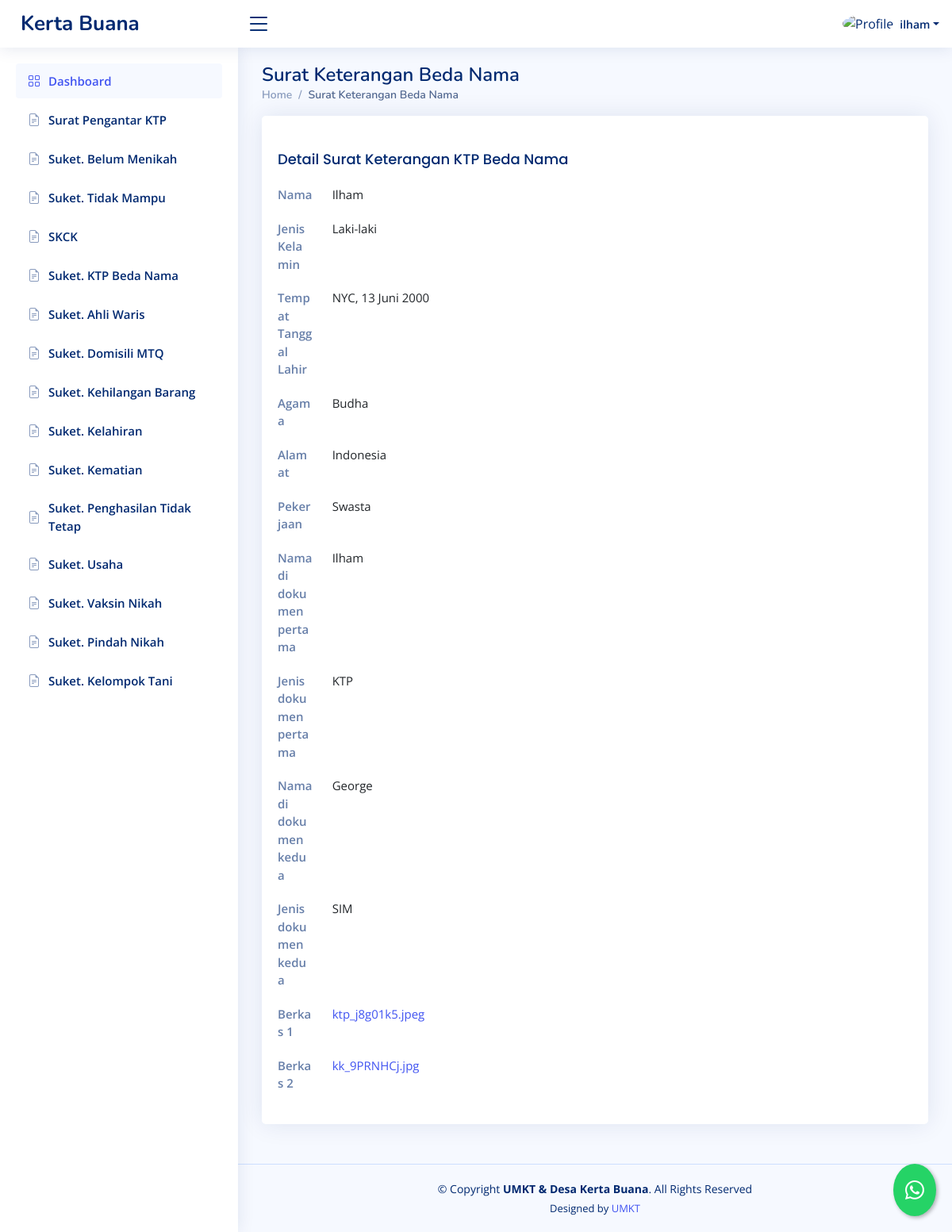
The page /dashboard/suket-ktp-beda-nama/detail/3 (signed in) on the database its author committed.
### dashboard/models.py (models this page shows, shortened)
class SuketKTPBedaNama(models.Model):
    STATUS_CHOICES = [
        ('review', 'Proses Review'),
        ('approved', 'Disetujui'),
        ('rejected', 'Ditolak'),
    ]
    penulis = models.ForeignKey(User, on_delete=models.CASCADE, blank=True, null=True)
    nama = models.CharField(max_length=255)
    jenis_kelamin = models.CharField(max_length=255)
    ttl = models.CharField(max_length=255)
    agama = models.CharField(max_length=255)
    alamat = models.CharField(max_length=255)
    pekerjaan = models.CharField(max_length=255)
    namadokumen1=models.CharField(max_length=255, blank=True, null=True)
    dokumen1=models.CharField(max_length=255, blank=True, null=True)
    namadokumen2=models.CharField(max_length=255, blank=True, null=True)
    dokumen2=models.CharField(max_length=255, blank=True, null=True)
    berkas1 = models.URLField(blank=True, null=True)
    berkas2 = models.URLField(blank=True, null=True)
    date = models.DateTimeField(default=timezone.now, blank=True)
    status = models.CharField(max_length=20, choices=STATUS_CHOICES, default='review')

### dashboard/views.py (the view)
# urls.py: path("suket-ktp-beda-nama/detail/<int:id>", detail_suketktpbedanama, name="detail_suketktpbedanama"),
@login_required
def detail_suketktpbedanama(request, id):
    template_name = "backend/detail_suketktpbedanama.html"  # Template untuk halaman detail
    suket = get_object_or_404(SuketKTPBedaNama, id=id)
    context = {
        'suket': suket,
    }
    return render(request, template_name, context)

### templates/backend/detail_suketktpbedanama.html
{% extends "backend/base_ui.html" %} {% load static %} {% load custom_filters %}
{% block konten %}
<div class="pagetitle">
  <h1>Surat Keterangan Beda Nama</h1>
  <nav>
    <ol class="breadcrumb">
      <li class="breadcrumb-item"><a href="{% url 'dashboard' %}">Home</a></li>
      <li class="breadcrumb-item active">Surat Keterangan Beda Nama</li>
    </ol>
  </nav>
</div>
<section class="section profile">
  <div class="row">
    <div class="col-xl-12">
      <div class="card">
        <div class="card-body pt-3">
          <div class="tab-content pt-2">
            <div
              class="tab-pane fade show active profile-overview"
              id="profile-overview"
            >
              <h5 class="card-title">Detail Surat Keterangan KTP Beda Nama</h5>
              <div class="row">
                <div class="col-lg-1 col-md-3 label">Nama</div>
                <div class="col-lg-10 col-md-9">{{ suket.nama }}</div>
              </div>
              <div class="row">
                <div class="col-lg-1 col-md-3 label">Jenis Kelamin</div>
                <div class="col-lg-10 col-md-9">{{ suket.jenis_kelamin }}</div>
              </div>
              <div class="row">
                <div class="col-lg-1 col-md-3 label">Tempat Tanggal Lahir</div>
                <div class="col-lg-10 col-md-9">{{ suket.ttl }}</div>
              </div>
              <div class="row">
                <div class="col-lg-1 col-md-3 label">Agama</div>
                <div class="col-lg-10 col-md-9">{{ suket.agama }}</div>
              </div>
              <div class="row">
                <div class="col-lg-1 col-md-3 label">Alamat</div>
                <div class="col-lg-10 col-md-9">{{ suket.alamat }}</div>
              </div>
              <div class="row">
                <div class="col-lg-1 col-md-3 label">Pekerjaan</div>
                <div class="col-lg-10 col-md-9">{{ suket.pekerjaan }}</div>
              </div>
              <div class="row">
                <div class="col-lg-1 col-md-3 label">Nama di dokumen pertama</div>
                <div class="col-lg-10 col-md-9">{{ suket.namadokumen1 }}</div>
              </div>
              <div class="row">
                <div class="col-lg-1 col-md-3 label">Jenis dokumen pertama</div>
                <div class="col-lg-10 col-md-9">{{ suket.dokumen1 }}</div>
              </div>
              <div class="row">
                <div class="col-lg-1 col-md-3 label">Nama di dokumen kedua</div>
                <div class="col-lg-10 col-md-9">{{ suket.namadokumen2 }}</div>
              </div>
              <div class="row">
                <div class="col-lg-1 col-md-3 label">Jenis dokumen kedua</div>
                <div class="col-lg-10 col-md-9">{{ suket.dokumen2 }}</div>
              </div>
              <div class="row">
                <div class="col-lg-1 col-md-3 label">Berkas 1</div>
                <div class="col-lg-10 col-md-9">
                  <a href="{{ suket.berkas1 }}">
                    {{ suket.berkas1|filename }}</a
                  >
                </div>
              </div>
              <div class="row">
                <div class="col-lg-1 col-md-3 label">Berkas 2</div>
                <div class="col-lg-10 col-md-9">
                  <a href="{{ suket.berkas2 }}">
                    {{ suket.berkas2|filename }}</a
                  >
                </div>
              </div>
            </div>
          </div>
        </div>
      </div>
    </div>
  </div>
</section>
{% endblock konten %}

### templates/backend/base_ui.html (shortened to what this page needs)
{% load static %}
<!DOCTYPE html>
<html lang="en">
  <head>
    <link
      href="{% static 'backend/vendor/bootstrap/css/bootstrap.min.css'%}"
      rel="stylesheet"
    />
    <link
      href="{% static 'backend/vendor/bootstrap-icons/bootstrap-icons.css'%}"
      rel="stylesheet"
    />
    <link
      href="{% static 'backend/vendor/boxicons/css/boxicons.min.css'%}"
      rel="stylesheet"
    />
    <link
      href="{% static 'backend/vendor/quill/quill.snow.css'%}"
      rel="stylesheet"
    />
    <link
      href="{% static 'backend/vendor/quill/quill.bubble.css'%}"
      rel="stylesheet"
    />
    <link
      href="{% static 'backend/vendor/remixicon/remixicon.css'%}"
      rel="stylesheet"
    />
    <link
      href="{% static 'backend/vendor/simple-datatables/style.css'%}"
      rel="stylesheet"
    />
    <link href="{% static 'backend/css/style.css'%}" rel="stylesheet" />
  </head>
  <body>
    <header id="header" class="header fixed-top d-flex align-items-center">
      <div class="d-flex align-items-center justify-content-between">
        <a href="{% url 'welcome'%}" class="logo d-flex align-items-center">
          <span class="d-none d-lg-block">Kerta Buana</span>
        </a>
        <i class="bi bi-list toggle-sidebar-btn"></i>
      </div>
      <nav class="header-nav ms-auto">
        <ul class="d-flex align-items-center">
          <li class="nav-item dropdown pe-3">
            <a
              class="nav-link nav-profile d-flex align-items-center pe-0"
              href="#"
              data-bs-toggle="dropdown"
            >
              {% if user.is_superuser %}
              <img
                src="{% static 'backend/img/orang.png'%}"
                alt="Profile"
                class="rounded-circle"
              />
              {% else %}
              <img
                src="{% static 'backend/img/family.png'%}"
                alt="Profile"
                class="rounded-circle"
              />
              {% endif %}
              <span class="d-none d-md-block dropdown-toggle ps-2"
                >{{request.user.username}}</span
              > </a
            >
          </li>
        </ul>
      </nav>
    </header>
    <aside id="sidebar" class="sidebar">
      <ul class="sidebar-nav" id="sidebar-nav">
        <li class="nav-item">
          <a class="nav-link" href="{% url 'dashboard'%}">
            <i class="bi bi-grid"></i>
            <span>Dashboard</span>
          </a>
        </li>
        {% if user.is_superuser %}
        <li class="nav-item">
          <a
            class="nav-link collapsed"
            data-bs-target="#forms-nav"
            data-bs-toggle="collapse"
            href="#"
          >
            <i class="bi bi-journal-text"></i><span>Surat</span
            ><i class="bi bi-chevron-down ms-auto"></i>
          </a>
          <ul
            id="forms-nav"
            class="nav-content collapse"
            data-bs-parent="#sidebar-nav"
          >
            <li>
              <a href="{% url 'suketpermohonanktp' %}">
                <i class="bi bi-circle"></i><span>Surat Pengantar KTP</span>
              </a>
            </li>
            <li>
              <a href="{% url 'suketbelummenikah'%}">
                <i class="bi bi-circle"></i><span>Suket. Belum Menikah</span>
              </a>
            </li>
            <li>
              <a href="{% url 'sukettidakmampu'%}">
                <i class="bi bi-circle"></i><span>Suket. Tidak Mampu</span>
              </a>
            </li>
            <li>
              <a href="{% url 'skck'%}">
                <i class="bi bi-circle"></i><span>SKCK</span>
              </a>
            </li>
            <li>
              <a href="{% url 'suketktpbedanama'%}">
                <i class="bi bi-circle"></i><span>Suket. KTP Beda Nama</span>
              </a>
            </li>
            <li>
              <a href="{% url 'suketahliwaris' %}">
                <i class="bi bi-circle"></i><span>Suket. Ahli Waris</span>
              </a>
            </li>
            <li>
              <a href="{% url 'suketMTQ'%}">
                <i class="bi bi-circle"></i><span>Suket. Domisili MTQ</span>
              </a>
            </li>
            <li>
              <a href="{% url 'suketkehilangan' %}">
                <i class="bi bi-circle"></i
                ><span>Suket. Kehilangan Barang</span>
              </a>
            </li>
            <li>
              <a href="{% url 'suketkelahiran' %}">
                <i class="bi bi-circle"></i><span>Suket. Kelahiran</span>
              </a>
            </li>
            <li>
              <a href="{% url 'suketkematian' %}">
                <i class="bi bi-circle"></i><span>Suket. Kematian</span>
              </a>
            </li>
            <li>
              <a href="{% url 'suketpenghasilantidaktetap' %}">
                <i class="bi bi-circle"></i
                ><span>Suket. Penghasilan Tidak Tetap</span>
              </a>
            </li>
            <li>
              <a href="{% url 'suketusaha' %}">
                <i class="bi bi-circle"></i><span>Suket. Usaha</span>
              </a>
            </li>
            <li>
              <a href="{% url 'suketvaksinnikah' %}">
                <i class="bi bi-circle"></i><span>Suket. Vaksin Nikah</span>
              </a>
            </li>
            <li>
              <a href="{% url 'suketpindahnikah' %}">
                <i class="bi bi-circle"></i><span>Suket. Pindah Nikah</span>
              </a>
            </li>
            <li>
              <a href="{% url 'suketrekkeltani' %}">
                <i class="bi bi-circle"></i><span>Suket. Kelompok Tani</span>
              </a>
            </li>
          </ul>
        </li>
        {% else %}
        <li class="nav-item">
          <a class="nav-link collapsed" href="{% url 'suketpermohonanktp' %}">
            <i class="bi bi-file-earmark-text"></i
            ><span>Surat Pengantar KTP</span>
          </a>
        </li>
        <li class="nav-item">
          <a class="nav-link collapsed" href="{% url 'suketbelummenikah'%}">
            <i class="bi bi-file-earmark-text"></i
            ><span>Suket. Belum Menikah</span>
          </a>
        </li>
        <li class="nav-item">
          <a class="nav-link collapsed" href="{% url 'sukettidakmampu'%}">
            <i class="bi bi-file-earmark-text"></i
            ><span>Suket. Tidak Mampu</span>
          </a>
        </li>
        <li class="nav-item">
          <a class="nav-link collapsed" href="{% url 'skck'%}">
            <i class="bi bi-file-earmark-text"></i><span>SKCK</span>
          </a>
        </li>
        <li class="nav-item">
          <a class="nav-link collapsed" href="{% url 'suketktpbedanama'%}">
            <i class="bi bi-file-earmark-text"></i
            ><span>Suket. KTP Beda Nama</span>
          </a>
        </li>
        <li class="nav-item">
          <a class="nav-link collapsed" href="{% url 'suketahliwaris' %}">
            <i class="bi bi-file-earmark-text"></i
            ><span>Suket. Ahli Waris</span>
          </a>
        </li>
        <li class="nav-item">
          <a class="nav-link collapsed" href="{% url 'suketMTQ'%}">
            <i class="bi bi-file-earmark-text"></i
            ><span>Suket. Domisili MTQ</span>
          </a>
        </li>
        <li class="nav-item">
          <a class="nav-link collapsed" href="{% url 'suketkehilangan' %}">
            <i class="bi bi-file-earmark-text"></i
            ><span>Suket. Kehilangan Barang</span>
          </a>
        </li>
        <li class="nav-item">
          <a class="nav-link collapsed" href="{% url 'suketkelahiran' %}">
            <i class="bi bi-file-earmark-text"></i><span>Suket. Kelahiran</span>
          </a>
        </li>
        <li class="nav-item">
          <a class="nav-link collapsed" href="{% url 'suketkematian' %}">
            <i class="bi bi-file-earmark-text"></i><span>Suket. Kematian</span>
          </a>
        </li>
        <li class="nav-item">
          <a
            class="nav-link collapsed"
            href="{% url 'suketpenghasilantidaktetap' %}"
          >
            <i class="bi bi-file-earmark-text"></i
            ><span>Suket. Penghasilan Tidak Tetap</span>
          </a>
        </li>
        <li class="nav-item">
          <a class="nav-link collapsed" href="{% url 'suketusaha' %}">
            <i class="bi bi-file-earmark-text"></i><span>Suket. Usaha</span>
          </a>
        </li>
        <li class="nav-item">
          <a class="nav-link collapsed" href="{% url 'suketvaksinnikah' %}">
            <i class="bi bi-file-earmark-text"></i
            ><span>Suket. Vaksin Nikah</span>
          </a>
        </li>
        <li class="nav-item">
          <a class="nav-link collapsed" href="{% url 'suketpindahnikah' %}">
            <i class="bi bi-file-earmark-text"></i
            ><span>Suket. Pindah Nikah</span>
          </a>
        </li>
        <li class="nav-item">
          <a class="nav-link collapsed" href="{% url 'suketrekkeltani' %}">
            <i class="bi bi-file-earmark-text"></i
            ><span>Suket. Kelompok Tani</span>
          </a>
        </li>
        {% endif %}
      </ul>
    </aside>
    <main id="main" class="main">
      {% block konten %}{% endblock konten %}
    </main>
    <footer id="footer" class="footer">
      <div class="copyright">
        &copy; Copyright <strong><span>UMKT & Desa Kerta Buana</span></strong
        >. All Rights Reserved
      </div>
      <div class="credits">
        Designed by <a href="https://www.umkt.ac.id/">UMKT</a>
      </div>
    </footer>
    <a
      href="https://wa.me/6282255462424?text=Halo,%20saya%20{{ request.user.last_name }}%20dengan%20nik%20{{ request.user.nik }}"
      class="whatsapp-float"
      target="_blank"
      title="Hubungi kami via WhatsApp"
    >
      <i class="bi bi-whatsapp"></i>
    </a>
  </body>
</html>

### rows shown on the page
SuketKTPBedaNama: nama "Ilham", jenis_kelamin "Laki-laki", ttl "NYC, 13 Juni 2000", agama "Budha", alamat "Indonesia", pekerjaan "Swasta", namadokumen1 "Ilham", dokumen1 "KTP", namadokumen2 "George", dokumen2 "SIM", berkas1|filename "ktp_j8g01k5.jpeg", berkas2|filename "kk_9PRNHCj.jpg"

### other values the page prints
{{ request.user.username }} "ilham"
